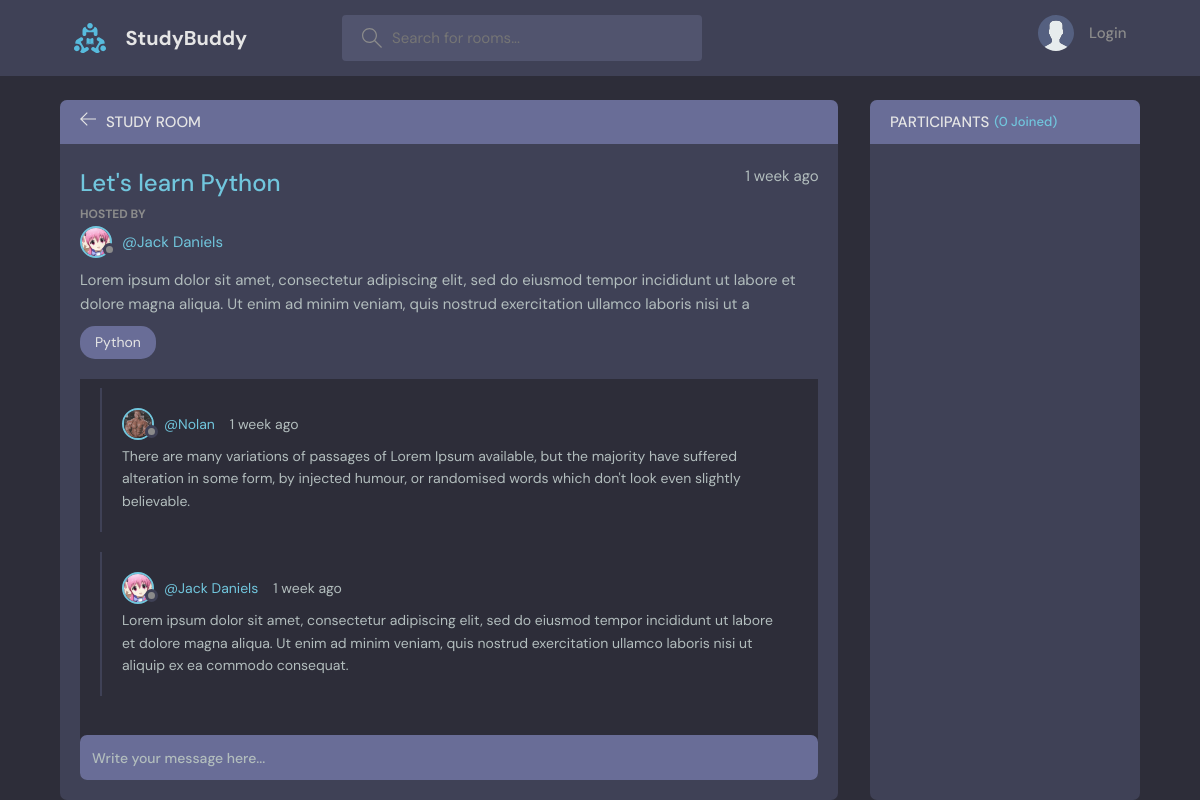
The app's page /room/1, older data.
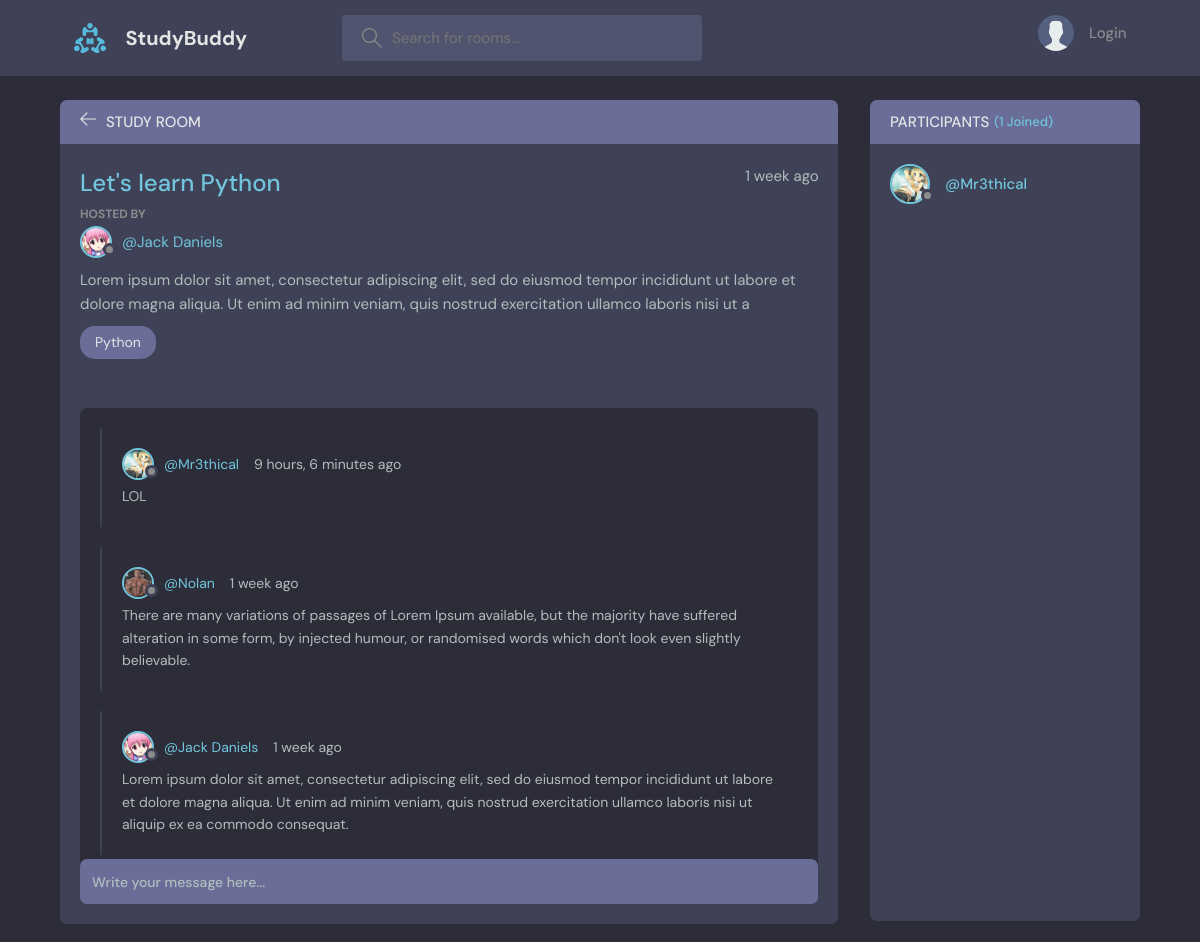
The same page, newer data.
### base/models.py (models this page shows, shortened)
class Messages(models.Model):
    user = models.ForeignKey(get_user_model(), on_delete=models.CASCADE)
    room = models.ForeignKey(Room, on_delete=models.CASCADE)
    body = models.TextField()
    updated = models.DateTimeField(auto_now=True)
    created = models.DateTimeField(auto_now_add=True)
    class Meta:
        ordering = ['-updated', '-created']

class CustomUser(AbstractBaseUser, PermissionsMixin):
    email = models.EmailField(unique=True)
    username = models.CharField(max_length=100, unique=True)
    bio = models.TextField(null=True)
    avatar = models.ImageField(null=True, default='avatar.svg')
    is_staff = models.BooleanField(default=False)
    is_active = models.BooleanField(default=True)
    objects = CustomUserManager()
    USERNAME_FIELD = 'email'
    REQUIRED_FIELDS = ['username']

### base/views.py (the view, shortened to what this page needs)
# urls.py: path('room/<str:pk>', views.room_page, name='room'),
def room_page(request, pk):
    room = Room.objects.get(id=pk)
    msgs = room.messages_set.all()
    participants = room.participants.all()
    context = {'room': room, 'msgs': msgs, 'participants': participants}
    return render(request, 'base/room.html', context)

### base/models.py (called while the page is built)
    def __str__(self):
        return self.name

### base/templates/base/room.html (shortened to what this page needs)
{% extends 'main.html' %}
{% block content %}
    <main class="profile-page layout layout--2">
      <div class="container">
        <div class="room">
          <div class="room__top">
            <div class="room__topLeft">
              <a href="{% url 'home' %}">
                <svg version="1.1" xmlns="http://www.w3.org/2000/svg" width="32" height="32" viewBox="0 0 32 32">
                  <title>arrow-left</title>
                  <path
                    d="M13.723 2.286l-13.723 13.714 13.719 13.714 1.616-1.611-10.96-10.96h27.625v-2.286h-27.625l10.965-10.965-1.616-1.607z"
                  ></path>
                </svg>
              </a>
              <h3>Study Room</h3>
            </div>
          </div>
          <div class="room__box scroll">
            <div class="room__header scroll">
              <div class="room__info">
                <h3>{{room.name}}</h3>
                <span>{{room.created|timesince}} ago</span>
              </div>
              <div class="room__hosted">
                <p>Hosted By</p>
                <a href="{% url 'user-profile' room.host.id %}" class="room__author">
                  <div class="avatar avatar--small">
                    <img src="{{room.host.avatar.url}}" />
                  </div>
                  <span>@{{room.host.username}}</span>
                </a>
              </div>
              <div class="room__details">
                {{room.description}}
              </div>
              <span class="room__topics">{{room.topics}}</span>
            </div>
            <div class="room__conversation">
              <div class="threads scroll">
                {% for msg in msgs %}
                <div class="thread">
                  <div class="thread__top">
                    <div class="thread__author">
                      <a href="{% url 'user-profile' msg.user.id %}" class="thread__authorInfo">
                        <div class="avatar avatar--small">
                          <img src="{{msg.user.avatar.url}}" />
                        </div>
                        <span>@{{msg.user.username}}</span>
                      </a>
                      <span class="thread__date">{{msg.created|timesince}} ago</span>
                    </div>
                  </div>
                  <div class="thread__details">
                    {{msg.body}}
                  </div>
                </div>
                {% endfor %}
              </div>
            </div>
          </div>
          <div class="room__message">
            <form action="" method="POST">
              <input name="body" placeholder="Write your message here...">
            </form>
          </div>
        </div>
        <div class="participants">
          <h3 class="participants__top">Participants <span>({{participants.count}} Joined)</span></h3>
          <div class="participants__list scroll">
            {% for user in participants %}
            <a href="{% url 'user-profile' user.id %}" class="participant">
              <div class="avatar avatar--medium">
                <img src="{{user.avatar.url}}" />
              </div>
              <p>
                <span>@{{user.username}}</span>
              </p>
            </a>
            {% endfor %}
          </div>
        </div>
      </div>
    </main>
{% endblock content %}

Row changes from the older to the newer data that the page shows:
added Messages: user.avatar (picture), user.username "Mr3thical", created "9 hours, 6 minutes", body "LOL"
now on this page (row edited): CustomUser: avatar (picture), username "Mr3thical"
Text that changed along with them:
{{ participants.count }}: "0" → "1"
